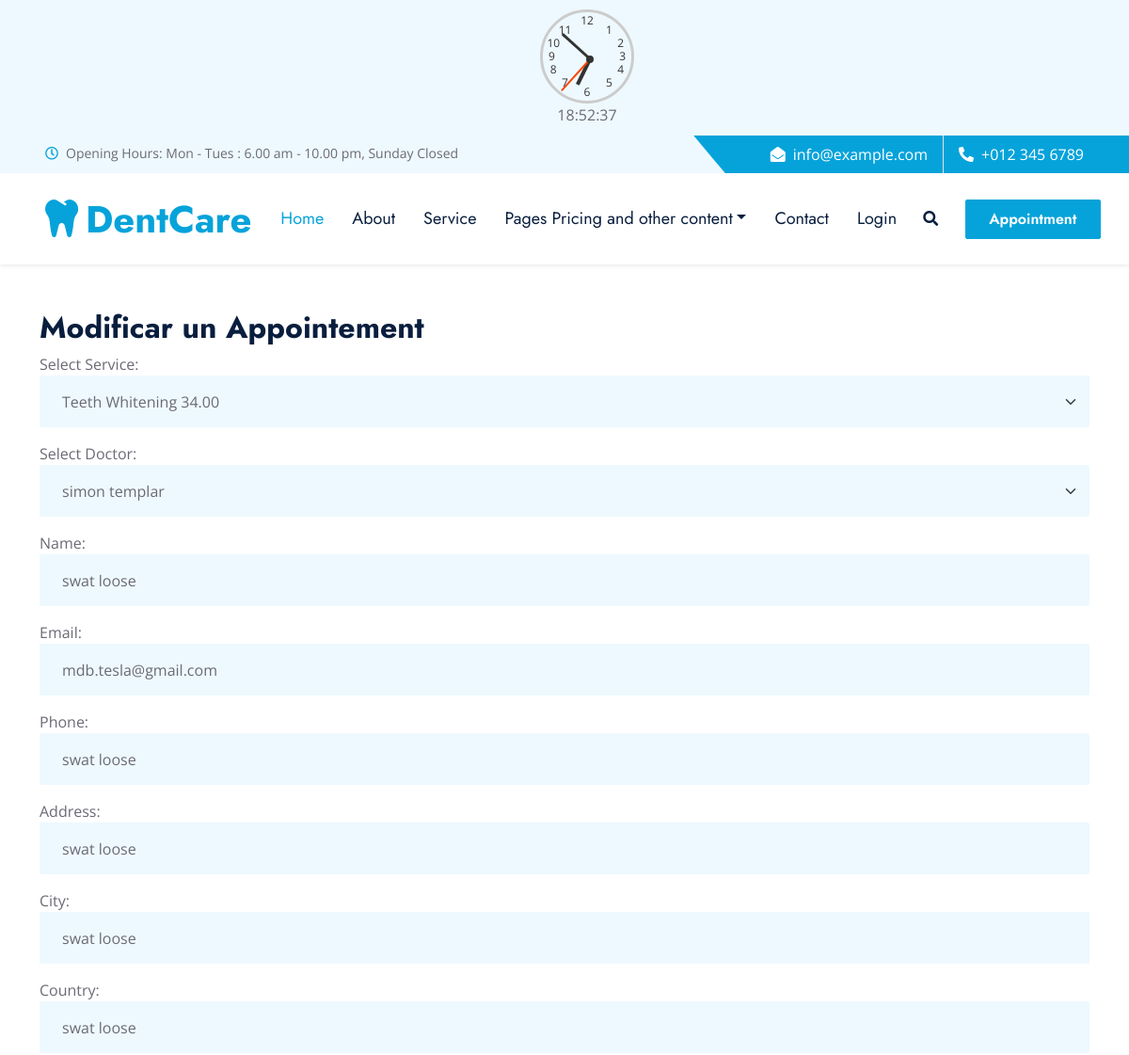
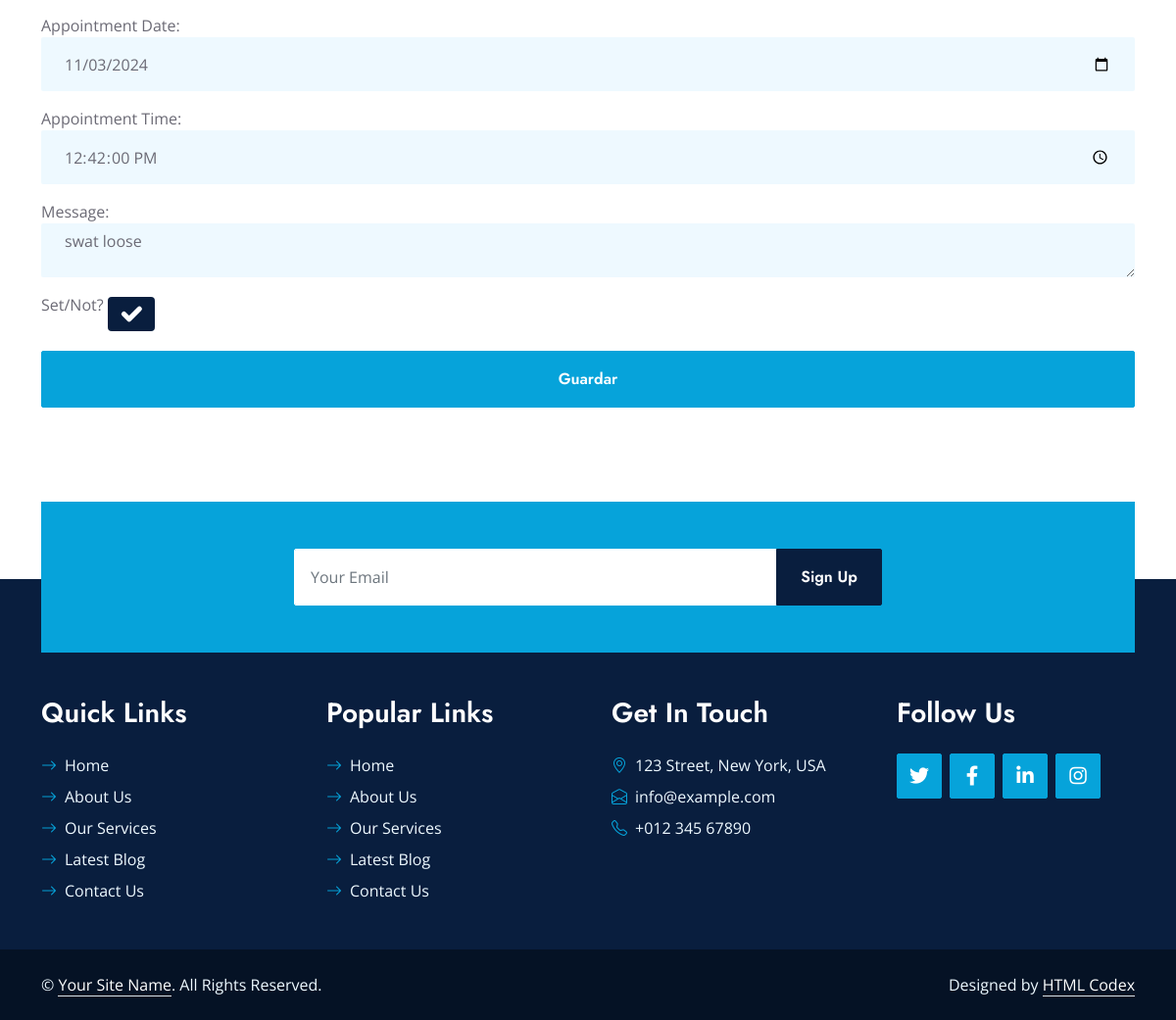
/actualizar_appointment/6, run on the app's committed database (2 pictures, top to bottom).
### dentist_app/models.py (models this page shows, shortened)
class Appointment(models.Model):
    appointment_service=models.ForeignKey(Service, blank=True, null=True, on_delete=models.CASCADE)
    appointment_doctor=models.ForeignKey(Dentist, blank=True, null=True, on_delete=models.CASCADE)
    appointment_name = models.CharField('Name', max_length=200)
    appointment_email = models.EmailField('Email')
    appointment_phone = models.CharField('Phone', max_length=15)
    appointment_address = models.CharField('Address', max_length=500)
    appointment_city = models.CharField('City', max_length=200)
    appointment_country = models.CharField('Country', max_length=200)
    appointment_date = models.DateField('Appointment Date')
    appointment_time = models.TimeField('Appointment Time')
    appointment_message = models.CharField('Message', max_length=2000)
    appointment_status = models.BooleanField('Set/Not?', default=False)

### dentist_app/views.py (the view)
# urls.py: path('actualizar_appointment/<id_appointment>', views.actualizar_appointment, name='actualizar_appointment'),
def actualizar_appointment(request, id_appointment):
    appointment = Appointment.objects.get(pk=id_appointment)
    form = AppointmentForm(request.POST or None, request.FILES or None,  instance=appointment)
    if form.is_valid():
        form.save()
        return redirect('pricing_form')
    context = {'appointment': appointment, 'form': form}
    return render(request, 'dentist_app/actualizar_appointment.html', context)

### dentist_app/models.py (called while the page is built)
    def __str__(self):
        return f"{self.nombre} {self.apellido}"

    def __str__(self):
        return f"{self.service_name} {self.service_price}"

### dentist_app/templates/dentist_app/actualizar_appointment.html (shortened to what this page needs)
{% extends 'base.html' %}
{% load static %}
{% block content %}
<div class="container-fluid py-5">
    <div class="container">
        <div class="row g-5">
            <div class="col-xl-12 col-lg-12 wow slideInUp" data-wow-delay="0.3s">
                <h2>Modificar un Appointement</h2>
                <form method="post">
                    {{ form.as_p }}
                    <button class="btn btn-primary w-100 py-3 mt-1" type="submit">Guardar</button>
                </form>
            </div>
        </div>
    </div>
</div>
{% endblock %}

### dentist_app/templates/dentist_app/base.html (shortened to what this page needs)
{% load static %}
<!DOCTYPE html>
<html lang="en">
<head>
    <link href="https://cdnjs.cloudflare.com/ajax/libs/font-awesome/5.10.0/css/all.min.css" rel="stylesheet">
    <link href="https://cdn.jsdelivr.net/npm/bootstrap-icons@1.4.1/font/bootstrap-icons.css" rel="stylesheet">
    <link href="{% static 'dentist_app/lib/owlcarousel/assets/owl.carousel.min.css' %}" rel="stylesheet">
    <link href="{% static 'dentist_app/lib/animate/animate.min.css' %}" rel="stylesheet">
    <link href="{% static 'dentist_app/lib/tempusdominus/css/tempusdominus-bootstrap-4.min.css' %}" rel="stylesheet" />
    <link href="{% static 'dentist_app/lib/twentytwenty/twentytwenty.css' %}" rel="stylesheet" />
    <link rel="stylesheet" href="https://cdnjs.cloudflare.com/ajax/libs/font-awesome/5.15.3/css/all.min.css">
    <link rel="stylesheet" href="https://cdnjs.cloudflare.com/ajax/libs/sweetalert2/11.12.0/sweetalert2.css" />
    <link href="{% static 'dentist_app/css/bootstrap.min.css' %}" rel="stylesheet">
    <link href="{% static 'dentist_app/css/style.css' %}" rel="stylesheet">
</head>
<body>
    <div class="container-fluid bg-light ps-5 pe-0 d-none d-lg-block">
        <div class="row gx-0 d-flex justify-content-center align-items-center">
            <div class="col-md-12 d-flex justify-content-center align-items-center">
                <div id="clock-container">
                    <div id="analog-clock">
                        <div class="hand hour" id="hour-hand"></div>
                        <div class="hand minute" id="minute-hand"></div>
                        <div class="hand second" id="second-hand"></div>
                        <div class="center"></div>
                        <div class="number" style="top: 10%; left: 50%;">12</div>
                        <div class="number" style="top: 20%; left: 75%;">1</div>
                        <div class="number" style="top: 35%; left: 88%;">2</div>
                        <div class="number" style="top: 50%; left: 90%;">3</div>
                        <div class="number" style="top: 65%; left: 88%;">4</div>
                        <div class="number" style="top: 80%; left: 75%;">5</div>
                        <div class="number" style="top: 90%; left: 50%;">6</div>
                        <div class="number" style="top: 80%; left: 25%;">7</div>
                        <div class="number" style="top: 65%; left: 12%;">8</div>
                        <div class="number" style="top: 50%; left: 10%;">9</div>
                        <div class="number" style="top: 35%; left: 12%;">10</div>
                        <div class="number" style="top: 20%; left: 25%;">11</div>
                    </div>
                    <div id="digital-clock"></div>
                </div>
            </div>
        </div>
        <div class="row gx-0">
            <div class="col-md-6 text-center text-lg-start mb-2 mb-lg-0">
                <div class="d-inline-flex align-items-center">
                    <small class="py-2"><i class="far fa-clock text-primary me-2"></i>Opening Hours: Mon - Tues : 6.00 am - 10.00 pm, Sunday Closed </small>
                </div>
            </div>
            <div class="col-md-6 text-center text-lg-end">
                <div class="position-relative d-inline-flex align-items-center bg-primary text-white top-shape px-5">
                    <div class="me-3 pe-3 border-end py-2">
                        <p class="m-0"><i class="fa fa-envelope-open me-2"></i>info@example.com</p>
                    </div>
                    <div class="py-2">
                        <p class="m-0"><i class="fa fa-phone-alt me-2"></i>+012 345 6789</p>
                    </div>
                </div>
            </div>
        </div>
    </div>
    <nav class="navbar navbar-expand-lg bg-white navbar-light shadow-sm px-5 py-3 py-lg-0">
        <a href="{% url 'home' %}" class="navbar-brand p-0">
            <h1 class="m-0 text-primary"><i class="fa fa-tooth me-2"></i>DentCare</h1>
        </a>
        <div class="collapse navbar-collapse" id="navbarCollapse">
            <div class="navbar-nav ms-auto py-0">
                <a href="{% url 'home' %}" class="nav-item nav-link active">Home</a>
                <a href="{% url 'about' %}" class="nav-item nav-link">About</a>
                <a href="{% url 'service' %}" class="nav-item nav-link">Service</a>
                <div class="nav-item dropdown">
                    <a href="#" class="nav-link dropdown-toggle" data-bs-toggle="dropdown">Pages Pricing and other content</a>
                </div>
                <a href="{% url 'contact' %}" class="nav-item nav-link">Contact</a>
                {% if user.is_authenticated %}
                <a href="{% url 'dentist_admin' %}" class="nav-item nav-link">Dentist Admin</a>
                    <form id="logout-form" action="{% url 'logout' %}" method="post" style="display: inline;">
                        {% csrf_token %}
                        <button type="submit" class="btn btn-light  nav-item nav-link">Logout</button>
                    </form>
                {% else %}
                    <a href="{% url 'login' %}" class="nav-item nav-link">Login</a>
                {% endif %}
            </div>
            <button type="button" class="btn text-dark" data-bs-toggle="modal" data-bs-target="#searchModal"><i class="fa fa-search"></i></button>
            <a href="{% url 'appointment_other' %}" class="btn btn-primary py-2 px-4 ms-3">Appointment</a>
        </div>
    </nav>
{% block content %}
{% endblock %}
<div class="container-fluid position-relative pt-5" style="z-index: 1;">
    <div class="container">
        <div class="bg-primary p-5">
            <form action="{% url 'newsletter' %}" method="POST" class="mx-auto" style="max-width: 600px;">
                <div class="input-group">
                    <input type="email" name="email" class="form-control border-white p-3" placeholder="Your Email" required>
                    <button class="btn btn-dark px-4" type="submit">Sign Up</button>
                </div>
            </form>
        </div>
    </div>
</div>
    <div class="container-fluid bg-dark text-light py-5 wow fadeInUp" data-wow-delay="0.3s" style="margin-top: -75px;">
        <div class="container pt-5">
            <div class="row g-5 pt-4">
                <div class="col-lg-3 col-md-6">
                    <h3 class="text-white mb-4">Quick Links</h3>
                    <div class="d-flex flex-column justify-content-start">
                        <a class="text-light mb-2" href="#"><i class="bi bi-arrow-right text-primary me-2"></i>Home</a>
                        <a class="text-light mb-2" href="#"><i class="bi bi-arrow-right text-primary me-2"></i>About Us</a>
                        <a class="text-light mb-2" href="#"><i class="bi bi-arrow-right text-primary me-2"></i>Our Services</a>
                        <a class="text-light mb-2" href="#"><i class="bi bi-arrow-right text-primary me-2"></i>Latest Blog</a>
                        <a class="text-light" href="#"><i class="bi bi-arrow-right text-primary me-2"></i>Contact Us</a>
                    </div>
                </div>
                <div class="col-lg-3 col-md-6">
                    <h3 class="text-white mb-4">Popular Links</h3>
                    <div class="d-flex flex-column justify-content-start">
                        <a class="text-light mb-2" href="#"><i class="bi bi-arrow-right text-primary me-2"></i>Home</a>
                        <a class="text-light mb-2" href="#"><i class="bi bi-arrow-right text-primary me-2"></i>About Us</a>
                        <a class="text-light mb-2" href="#"><i class="bi bi-arrow-right text-primary me-2"></i>Our Services</a>
                        <a class="text-light mb-2" href="#"><i class="bi bi-arrow-right text-primary me-2"></i>Latest Blog</a>
                        <a class="text-light" href="#"><i class="bi bi-arrow-right text-primary me-2"></i>Contact Us</a>
                    </div>
                </div>
                <div class="col-lg-3 col-md-6">
                    <h3 class="text-white mb-4">Get In Touch</h3>
                    <p class="mb-2"><i class="bi bi-geo-alt text-primary me-2"></i>123 Street, New York, USA</p>
                    <p class="mb-2"><i class="bi bi-envelope-open text-primary me-2"></i>info@example.com</p>
                    <p class="mb-0"><i class="bi bi-telephone text-primary me-2"></i>+012 345 67890</p>
                </div>
                <div class="col-lg-3 col-md-6">
                    <h3 class="text-white mb-4">Follow Us</h3>
                    <div class="d-flex">
                        <a class="btn btn-lg btn-primary btn-lg-square rounded me-2" href="#"><i class="fab fa-twitter fw-normal"></i></a>
                        <a class="btn btn-lg btn-primary btn-lg-square rounded me-2" href="#"><i class="fab fa-facebook-f fw-normal"></i></a>
                        <a class="btn btn-lg btn-primary btn-lg-square rounded me-2" href="#"><i class="fab fa-linkedin-in fw-normal"></i></a>
                        <a class="btn btn-lg btn-primary btn-lg-square rounded" href="#"><i class="fab fa-instagram fw-normal"></i></a>
                    </div>
                </div>
            </div>
        </div>
    </div>
    <div class="container-fluid text-light py-4" style="background: #051225;">
        <div class="container">
            <div class="row g-0">
                <div class="col-md-6 text-center text-md-start">
                    <p class="mb-md-0">&copy; <a class="text-white border-bottom" href="#">Your Site Name</a>. All Rights Reserved.</p>
                </div>
                <div class="col-md-6 text-center text-md-end">
                    <p class="mb-0">Designed by <a class="text-white border-bottom" href="https://htmlcodex.com">HTML Codex</a></p>
                </div>
            </div>
        </div>
    </div>
</body>
</html>

### static/dentist_app/css/style.css (style rules this page uses)
:root { --primary: #06A3DA; --secondary: #F57E57; --light: #EEF9FF; --dark: #091E3E; }
h1, h2, .font-weight-bold { font-weight: 700 !important; }
h3, h4, .font-weight-semi-bold { font-weight: 600 !important; }
.btn { font-family: 'Jost', sans-serif; font-weight: 600; transition: .5s; }
.btn-primary, .btn-secondary { color: #FFFFFF; }
.btn-lg-square { width: 46px; height: 46px; }
.btn-square, .btn-sm-square, .btn-lg-square { padding-left: 0; padding-right: 0; text-align: center; }
.top-shape::before { position: absolute; content: ""; width: 35px; height: 100%; top: 0; left: -17px; background: var(--primary); transform: skew(40deg); }
.navbar-light .navbar-nav .nav-link { font-family: 'Jost', sans-serif; padding: 35px 15px; font-size: 18px; color: var(--dark); outline: none; transition: .5s; }
.navbar-light .navbar-nav .nav-link:hover, .navbar-light .navbar-nav .nav-link.active { color: var(--primary); }

### dentist_app/templates/dentist_app/base.html (style rules this page uses)
#clock-container { display: flex; flex-direction: column; align-items: center; width: 120px; padding: 10px; background-color: transparent; }
#analog-clock { position: relative; width: 100px; height: 100px; border: 3px solid #ccc; border-radius: 50%; }
.hand { position: absolute; background: #333; transform-origin: bottom center; }
#hour-hand { width: 4px; height: 30px; top: 20px; left: 48px; }
#minute-hand { width: 3px; height: 40px; top: 10px; left: 48.5px; }
#second-hand { width: 2px; height: 45px; top: 5px; left: 49px; background: #ff4500; }
.center { width: 8px; height: 8px; background: #333; border-radius: 50%; position: absolute; top: 46px; left: 46px; }
.number { position: absolute; font-size: 12px; color: #333; transform: translate(-50%, -50%); }

### data on the page
Appointment: appointment_service "Teeth Whitening 34.00", appointment_doctor "simon templar", appointment_name "swat loose", appointment_email "mdb.tesla@gmail.com", appointment_phone "swat loose", appointment_address "swat loose", appointment_city "swat loose", appointment_country "swat loose", appointment_date "11/03/2024", appointment_time "12:42:00", appointment_message "swat loose", appointment_status "☑"
